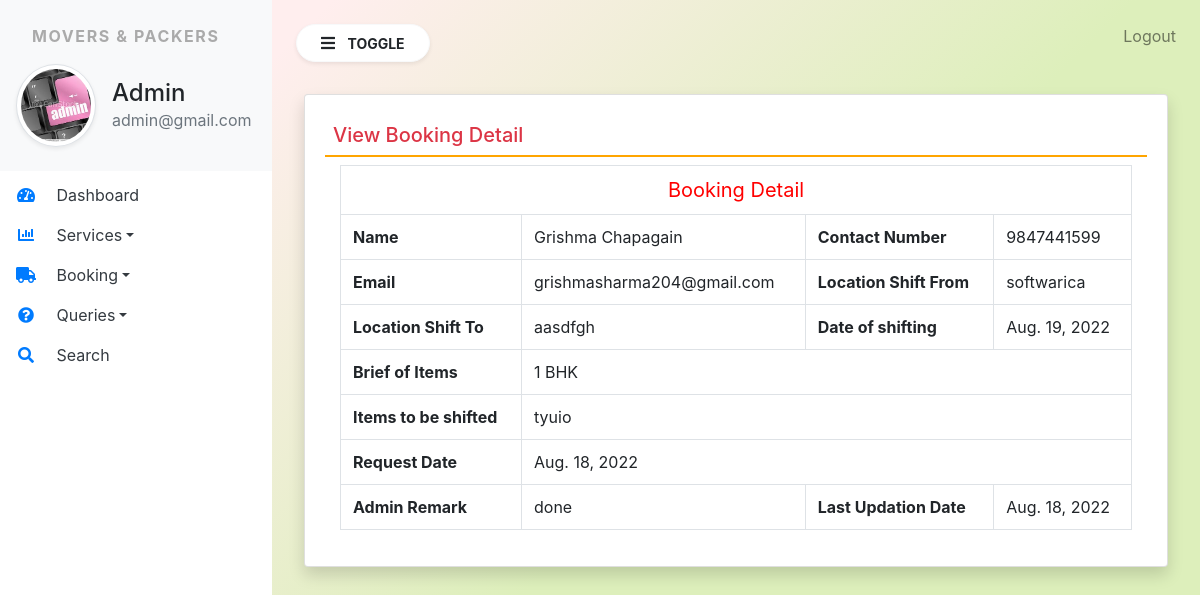
Screenshot of /view_bookingdetail/3 (signed in) with the database file from the repository.
### moverspackers/models.py (models this page shows, shortened)
class SiteUser(models.Model):
    name = models.CharField(max_length=100,null=True)
    email = models.CharField(max_length=100,null=True)
    mobile = models.CharField(max_length=15,null=True)
    location = models.CharField(max_length=200,null=True)
    shiftinglocation = models.CharField(max_length=200,null=True)
    shiftingdate = models.DateField(max_length=200,null=True)
    briefitems = models.CharField(max_length=100,null=True)
    items = models.CharField(max_length=3000,null=True)
    requestdate = models.DateField(null=True)
    remark = models.CharField(max_length=500,null=True)
    status = models.CharField(max_length=30,null=True)
    updationdate = models.DateField(null=True)

### moverspackers/views.py (the view, shortened to what this page needs)
# urls.py: path('view_bookingdetail/<int:pid>',view_bookingdetail,name="view_bookingdetail"),
def view_bookingdetail(request,pid):
    if not request.user.is_authenticated:
        return redirect('admin_login')
    error = ""
    booking = SiteUser.objects.get(id=pid)
    return render(request,'view_bookingdetail.html',locals())

### moverspackers/templates/view_bookingdetail.html (shortened to what this page needs)
{% extends 'admin_base.html' %}
{% block main %}
<div class="card shadow m-2">
    <div class="card-body">
        <h5 class="p-2 text-danger" style="border-bottom: 2px solid orange;">View Booking Detail</h5>
        <div class="container-fluid">
            <table class="table table-bordered">
               <tr align="center">
                   <td colspan="4" style="font-size: 20px; color: red;"> Booking Detail</td>
               </tr>
               <tr>
                   <th>Name</th>
                   <td>{{booking.name}}</td>
                   <th>Contact Number</th>
                   <td>{{booking.mobile}}</td>
               </tr>
               <tr>
                <th>Email</th>
                <td>{{booking.email}}</td>
                <th>Location Shift From</th>
                <td>{{booking.location}}</td>
               </tr>
               <tr>
                <th>Location Shift To</th>
                <td>{{booking.shiftinglocation}}</td>
                <th>Date of shifting</th>
                <td>{{booking.shiftingdate}}</td>
               </tr>
               <tr>
                <th colspan="1">Brief of Items</th>
                <td colspan="3">{{booking.briefitems}}</td>
                </tr>
                <tr>
                <th colspan="1">Items to be shifted</th>
                <td colspan="3">{{booking.items}}</td>
               </tr>
               <tr>
                <th>Request Date</th>
                <td colspan="3">{{booking.requestdate}}</td>
               </tr>
               {% if not booking.remark %}
               <form method="post">
                   {%csrf_token %}
                   <tr>
                       <th>Admin Remark</th>
                       <td colspan="3"><textarea name="remark" class="form-control" required></textarea></td>
                   </tr>
                   <tr>
                    <th>&nbsp;</th>
                    <td colspan="3"><button type="submit" class="btn btn-primary" >Update</button></td>
                </tr>
               </form>
               {% else %}
               <tr>
                <th>Admin Remark</th>
                <td>{{booking.remark}}</td>
                <th>Last Updation Date</th>
                <td>{{booking.updationdate}}</td>
               </tr>
               {% endif %}
            </table>
        </div>
    </div>
</div>
{% endblock %}

### moverspackers/templates/admin_base.html (shortened to what this page needs)
{% load static %}
<html>
<head>
  <link rel="stylesheet" href="https://cdn.jsdelivr.net/npm/bootstrap@4.6.1/dist/css/bootstrap.min.css">
  <link rel="stylesheet" href="{% static 'css/sidebar.css' %}">
  <link rel="stylesheet" href="https://use.fontawesome.com/releases/v5.7.0/css/all.css">
<link rel="stylesheet" href="https://cdn.datatables.net/1.11.4/css/jquery.dataTables.min.css">
<link rel="stylesheet" href="https://cdn.datatables.net/buttons/2.2.2/css/buttons.dataTables.min.css">
</head>
<body>
    <div class="bg-white vertical-nav" id="sidebar">
        <div class="bg-light py-4 px-3 mb-1">
            <p class="font-weight-bold text-uppercase px-3 sidebar-title">Movers & Packers</p>
            <div class="media d-flex align-items-center">
                <img src="{% static 'images/admin.jpg' %}" alt="" width="80px" height="80px" class="mr-3 rounded-circle img-thumbnail shadow-sm">
                <div class="media-body">
                    <h4 class="mb-0">Admin</h4>
                    <p class="text-muted mb-0">{{request.user.email}}</p>
                </div>
            </div>
        </div>
        <ul class="nav flex-column bg-white">
            <li class="nav-item">
                <a href="{% url 'admin_home' %}" class="nav-link text-dark bg-white">
                    <i class="fas fa-tachometer-alt fa-fw mr-3 text-primary"></i>
                    Dashboard</a>
            </li>
            <li class="nav-item dropdown">
                <a href="#" class="dropdown-toggle nav-link text-dark bg-white" id='navbardrop' data-toggle='dropdown'>
                    <i class="fas fa-chart-bar fa-fw mr-3 text-primary"></i>
                    Services</a>
            </li>
            <li class="nav-item dropdown">
                <a href="#" class="dropdown-toggle nav-link text-dark bg-white" id='navbardrop' data-toggle='dropdown'>
                    <i class="fas fa-truck fa-fw mr-3 text-primary"></i>
                    Booking</a>
            </li>
            <li class="nav-item dropdown">
                <a href="#" class="dropdown-toggle nav-link text-dark bg-white" id='navbardrop' data-toggle='dropdown'>
                    <i class="fas fa-question-circle fa-fw mr-3 text-primary"></i>
                    Queries</a>
            </li>
            <li class="nav-item">
                <a href="{% url 'search' %}" class="nav-link text-dark bg-white">
                    <i class="fa fa-search fa-fw mr-3 text-primary"></i>
                    Search</a>
            </li>
        </ul>
    </div>
    <div class="page-content p-4" id="content">
        <a href="{% url 'logout' %}" title="logout" class="text-black-50 float-right">Logout</a>
        <button id="sidebarCollapse" type="button" class="btn btn-light bg-white rounded-pill shadow-sm px-4 mb-4">
            <i class="fas fa-bars mr-2"></i>
            <small class="text-uppercase font-weight-bold">Toggle</small></button>
        {% block main %}
        {% endblock %}
    </div>
</body>
</html>

### moverspackers/static/css/sidebar.css (style rules this page uses)
.sidebar-title { letter-spacing: 0.1em; color: #aaa; }
body { background-image: linear-gradient(135.9deg,rgb(255, 238, 238) 16.4%,rgba(221, 239, 187, 1) 56.1%); min-height: 100vh; }
.vertical-nav { min-width: 17rem; width: 17rem; height: 100vh; position: fixed; top: 0; left: 0; transition: all 0.4s; }
.page-content { width: calc(100%-17rem); margin-left: 17rem; transition: all 0.4s; }

### rows the page displays
SiteUser: name "Grishma Chapagain", mobile "9847441599", email "grishmasharma204@gmail.com", location "softwarica", shiftinglocation "aasdfgh", shiftingdate "Aug. 19, 2022", briefitems "1 BHK", items "tyuio", requestdate "Aug. 18, 2022", remark "done", updationdate "Aug. 18, 2022"

### other values shown
{{ request.user.email }} "admin@gmail.com"
